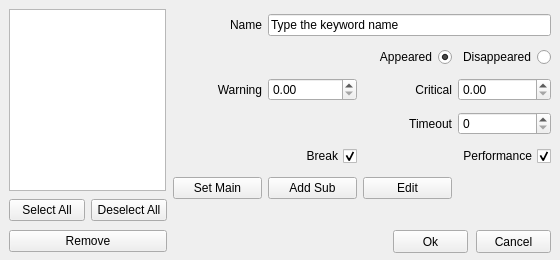
<?xml version="1.0" encoding="UTF-8"?>
<ui version="4.0">
 <class>Form</class>
 <widget class="QWidget" name="Form">
  <property name="geometry">
   <rect>
    <x>0</x>
    <y>0</y>
    <width>560</width>
    <height>260</height>
   </rect>
  </property>
  <property name="windowTitle">
   <string>Alyvix - Object Finder</string>
  </property>
  <widget class="QPushButton" name="pushButtonOk">
   <property name="geometry">
    <rect>
     <x>393</x>
     <y>230</y>
     <width>75</width>
     <height>23</height>
    </rect>
   </property>
   <property name="text">
    <string>Ok</string>
   </property>
  </widget>
  <widget class="QPushButton" name="pushButtonCancel">
   <property name="geometry">
    <rect>
     <x>476</x>
     <y>230</y>
     <width>75</width>
     <height>23</height>
    </rect>
   </property>
   <property name="text">
    <string>Cancel</string>
   </property>
  </widget>
  <widget class="QLabel" name="label_line">
   <property name="geometry">
    <rect>
     <x>76</x>
     <y>1027</y>
     <width>61</width>
     <height>21</height>
    </rect>
   </property>
   <property name="text">
    <string>Begin Line</string>
   </property>
   <property name="alignment">
    <set>Qt::AlignRight|Qt::AlignTrailing|Qt::AlignVCenter</set>
   </property>
  </widget>
  <widget class="QTextEdit" name="textEditCustomLines">
   <property name="geometry">
    <rect>
     <x>24</x>
     <y>853</y>
     <width>431</width>
     <height>160</height>
    </rect>
   </property>
   <property name="tabStopWidth">
    <number>80</number>
   </property>
   <property name="acceptRichText">
    <bool>false</bool>
   </property>
  </widget>
  <widget class="QSpinBox" name="spinBoxLine">
   <property name="geometry">
    <rect>
     <x>146</x>
     <y>1026</y>
     <width>121</width>
     <height>22</height>
    </rect>
   </property>
   <property name="minimum">
    <number>1</number>
   </property>
   <property name="maximum">
    <number>99999</number>
   </property>
  </widget>
  <widget class="QPushButton" name="pushButtonAddBlock">
   <property name="geometry">
    <rect>
     <x>276</x>
     <y>1026</y>
     <width>71</width>
     <height>23</height>
    </rect>
   </property>
   <property name="text">
    <string>Add Block</string>
   </property>
  </widget>
  <widget class="QPushButton" name="pushButtonRemoveBlock">
   <property name="geometry">
    <rect>
     <x>356</x>
     <y>1026</y>
     <width>91</width>
     <height>23</height>
    </rect>
   </property>
   <property name="text">
    <string>Remove Block</string>
   </property>
  </widget>
  <widget class="QListWidget" name="listWidgetBlocks">
   <property name="geometry">
    <rect>
     <x>464</x>
     <y>853</y>
     <width>81</width>
     <height>200</height>
    </rect>
   </property>
  </widget>
  <widget class="QWidget" name="widget_2" native="true">
   <property name="geometry">
    <rect>
     <x>177</x>
     <y>9000</y>
     <width>378</width>
     <height>82</height>
    </rect>
   </property>
   <widget class="QWidget" name="gridLayoutWidget_4">
    <property name="geometry">
     <rect>
      <x>2</x>
      <y>6</y>
      <width>282</width>
      <height>36</height>
     </rect>
    </property>
    <layout class="QGridLayout" name="gridLayout_4">
     <item row="0" column="2">
      <widget class="QPushButton" name="pushButtonEditObj_2">
       <property name="text">
        <string>Edit</string>
       </property>
      </widget>
     </item>
     <item row="0" column="0">
      <widget class="QPushButton" name="pushButtonSetMainObj_2">
       <property name="text">
        <string>Set Main</string>
       </property>
      </widget>
     </item>
     <item row="0" column="1">
      <widget class="QPushButton" name="pushButtonAddSubObj_2">
       <property name="text">
        <string>Add Sub</string>
       </property>
      </widget>
     </item>
    </layout>
   </widget>
  </widget>
  <widget class="QListWidget" name="listWidget">
   <property name="geometry">
    <rect>
     <x>9</x>
     <y>9</y>
     <width>157</width>
     <height>182</height>
    </rect>
   </property>
   <property name="selectionMode">
    <enum>QAbstractItemView::SingleSelection</enum>
   </property>
  </widget>
  <widget class="QWidget" name="widget" native="true">
   <property name="geometry">
    <rect>
     <x>173</x>
     <y>9</y>
     <width>379</width>
     <height>212</height>
    </rect>
   </property>
   <widget class="QWidget" name="gridLayoutWidget">
    <property name="geometry">
     <rect>
      <x>0</x>
      <y>0</y>
      <width>378</width>
      <height>195</height>
     </rect>
    </property>
    <layout class="QGridLayout" name="gridLayout">
     <item row="5" column="1">
      <widget class="QPushButton" name="pushButtonAddSubObj">
       <property name="text">
        <string>Add Sub</string>
       </property>
      </widget>
     </item>
     <item row="5" column="0">
      <widget class="QPushButton" name="pushButtonSetMainObj">
       <property name="text">
        <string>Set Main</string>
       </property>
      </widget>
     </item>
     <item row="5" column="2">
      <widget class="QPushButton" name="pushButtonEditObj">
       <property name="text">
        <string>Edit</string>
       </property>
      </widget>
     </item>
     <item row="2" column="1">
      <widget class="QDoubleSpinBox" name="doubleSpinBoxWarning">
       <property name="maximum">
        <double>9999.989999999999782</double>
       </property>
       <property name="singleStep">
        <double>1.000000000000000</double>
       </property>
      </widget>
     </item>
     <item row="3" column="2">
      <widget class="QLabel" name="timeout_label">
       <property name="text">
        <string>Timeout</string>
       </property>
       <property name="alignment">
        <set>Qt::AlignRight|Qt::AlignTrailing|Qt::AlignVCenter</set>
       </property>
      </widget>
     </item>
     <item row="2" column="2">
      <widget class="QLabel" name="labelCritical">
       <property name="text">
        <string>Critical</string>
       </property>
       <property name="alignment">
        <set>Qt::AlignRight|Qt::AlignTrailing|Qt::AlignVCenter</set>
       </property>
      </widget>
     </item>
     <item row="4" column="0" colspan="2">
      <widget class="QCheckBox" name="timeout_exception">
       <property name="layoutDirection">
        <enum>Qt::RightToLeft</enum>
       </property>
       <property name="text">
        <string>Break</string>
       </property>
       <property name="checked">
        <bool>true</bool>
       </property>
      </widget>
     </item>
     <item row="2" column="0">
      <widget class="QLabel" name="labelWarning">
       <property name="text">
        <string>Warning</string>
       </property>
       <property name="alignment">
        <set>Qt::AlignRight|Qt::AlignTrailing|Qt::AlignVCenter</set>
       </property>
      </widget>
     </item>
     <item row="2" column="3">
      <widget class="QDoubleSpinBox" name="doubleSpinBoxCritical">
       <property name="maximum">
        <double>9999.989999999999782</double>
       </property>
       <property name="singleStep">
        <double>1.000000000000000</double>
       </property>
      </widget>
     </item>
     <item row="1" column="3">
      <widget class="QRadioButton" name="wait_disapp_radio">
       <property name="layoutDirection">
        <enum>Qt::RightToLeft</enum>
       </property>
       <property name="text">
        <string>Disappeared</string>
       </property>
       <property name="checked">
        <bool>false</bool>
       </property>
       <attribute name="buttonGroup">
        <string notr="true">buttonGroup_5</string>
       </attribute>
      </widget>
     </item>
     <item row="4" column="2" colspan="2">
      <widget class="QCheckBox" name="checkBoxEnablePerformance">
       <property name="layoutDirection">
        <enum>Qt::RightToLeft</enum>
       </property>
       <property name="text">
        <string>Performance</string>
       </property>
       <property name="checked">
        <bool>true</bool>
       </property>
      </widget>
     </item>
     <item row="3" column="3">
      <widget class="QSpinBox" name="timeout_spinbox">
       <property name="maximum">
        <number>999999</number>
       </property>
      </widget>
     </item>
     <item row="0" column="1" colspan="3">
      <widget class="QLineEdit" name="namelineedit">
       <property name="text">
        <string>Type the keyword name</string>
       </property>
      </widget>
     </item>
     <item row="1" column="0" colspan="3">
      <widget class="QRadioButton" name="wait_radio">
       <property name="layoutDirection">
        <enum>Qt::RightToLeft</enum>
       </property>
       <property name="text">
        <string>Appeared</string>
       </property>
       <property name="checked">
        <bool>true</bool>
       </property>
       <attribute name="buttonGroup">
        <string notr="true">buttonGroup_5</string>
       </attribute>
      </widget>
     </item>
     <item row="0" column="0">
      <widget class="QLabel" name="labelName">
       <property name="layoutDirection">
        <enum>Qt::LeftToRight</enum>
       </property>
       <property name="text">
        <string>Name</string>
       </property>
       <property name="alignment">
        <set>Qt::AlignRight|Qt::AlignTrailing|Qt::AlignVCenter</set>
       </property>
      </widget>
     </item>
    </layout>
   </widget>
  </widget>
  <widget class="QLabel" name="roi_x_label">
   <property name="geometry">
    <rect>
     <x>111</x>
     <y>10000</y>
     <width>89</width>
     <height>20</height>
    </rect>
   </property>
   <property name="text">
    <string>Roi X</string>
   </property>
   <property name="alignment">
    <set>Qt::AlignRight|Qt::AlignTrailing|Qt::AlignVCenter</set>
   </property>
  </widget>
  <widget class="QSpinBox" name="roi_x_spinbox">
   <property name="geometry">
    <rect>
     <x>206</x>
     <y>10000</y>
     <width>89</width>
     <height>20</height>
    </rect>
   </property>
   <property name="minimum">
    <number>-9999</number>
   </property>
   <property name="maximum">
    <number>9999</number>
   </property>
  </widget>
  <widget class="QSpinBox" name="roi_width_spinbox">
   <property name="geometry">
    <rect>
     <x>206</x>
     <y>10000</y>
     <width>89</width>
     <height>20</height>
    </rect>
   </property>
   <property name="maximum">
    <number>9999</number>
   </property>
  </widget>
  <widget class="QSpinBox" name="roi_height_spinbox">
   <property name="geometry">
    <rect>
     <x>396</x>
     <y>10000</y>
     <width>89</width>
     <height>20</height>
    </rect>
   </property>
   <property name="maximum">
    <number>9999</number>
   </property>
  </widget>
  <widget class="QLabel" name="roi_y_label">
   <property name="geometry">
    <rect>
     <x>301</x>
     <y>10000</y>
     <width>89</width>
     <height>20</height>
    </rect>
   </property>
   <property name="text">
    <string>Roi Y</string>
   </property>
   <property name="alignment">
    <set>Qt::AlignRight|Qt::AlignTrailing|Qt::AlignVCenter</set>
   </property>
  </widget>
  <widget class="QLabel" name="roi_width_label">
   <property name="geometry">
    <rect>
     <x>111</x>
     <y>10000</y>
     <width>89</width>
     <height>20</height>
    </rect>
   </property>
   <property name="text">
    <string>Roi Width</string>
   </property>
   <property name="alignment">
    <set>Qt::AlignRight|Qt::AlignTrailing|Qt::AlignVCenter</set>
   </property>
  </widget>
  <widget class="QLabel" name="roi_height_label">
   <property name="geometry">
    <rect>
     <x>301</x>
     <y>10000</y>
     <width>89</width>
     <height>20</height>
    </rect>
   </property>
   <property name="text">
    <string>Roi Height</string>
   </property>
   <property name="alignment">
    <set>Qt::AlignRight|Qt::AlignTrailing|Qt::AlignVCenter</set>
   </property>
  </widget>
  <widget class="QSpinBox" name="roi_y_spinbox">
   <property name="geometry">
    <rect>
     <x>396</x>
     <y>10000</y>
     <width>89</width>
     <height>20</height>
    </rect>
   </property>
   <property name="minimum">
    <number>-9999</number>
   </property>
   <property name="maximum">
    <number>9999</number>
   </property>
  </widget>
  <widget class="QLabel" name="labelArgs">
   <property name="geometry">
    <rect>
     <x>121</x>
     <y>10000</y>
     <width>90</width>
     <height>20</height>
    </rect>
   </property>
   <property name="text">
    <string>Arguments</string>
   </property>
   <property name="alignment">
    <set>Qt::AlignRight|Qt::AlignTrailing|Qt::AlignVCenter</set>
   </property>
  </widget>
  <widget class="QSpinBox" name="spinBoxArgs">
   <property name="geometry">
    <rect>
     <x>217</x>
     <y>10000</y>
     <width>89</width>
     <height>20</height>
    </rect>
   </property>
  </widget>
  <widget class="QRadioButton" name="find_radio">
   <property name="geometry">
    <rect>
     <x>82</x>
     <y>8900</y>
     <width>89</width>
     <height>17</height>
    </rect>
   </property>
   <property name="layoutDirection">
    <enum>Qt::RightToLeft</enum>
   </property>
   <property name="text">
    <string>Find</string>
   </property>
   <attribute name="buttonGroup">
    <string notr="true">buttonGroup_5</string>
   </attribute>
  </widget>
  <widget class="QWidget" name="gridLayoutWidget_3">
   <property name="geometry">
    <rect>
     <x>9</x>
     <y>196</y>
     <width>158</width>
     <height>61</height>
    </rect>
   </property>
   <layout class="QGridLayout" name="gridLayout_3">
    <item row="0" column="0">
     <widget class="QPushButton" name="pushButtonSelAll">
      <property name="text">
       <string>Select All</string>
      </property>
     </widget>
    </item>
    <item row="0" column="1">
     <widget class="QPushButton" name="pushButtonDesAll">
      <property name="text">
       <string>Deselect All</string>
      </property>
     </widget>
    </item>
    <item row="1" column="0" colspan="2">
     <widget class="QPushButton" name="pushButtonDelete">
      <property name="text">
       <string>Remove</string>
      </property>
     </widget>
    </item>
   </layout>
  </widget>
 </widget>
 <resources/>
 <connections/>
 <buttongroups>
  <buttongroup name="buttonGroup_5"/>
 </buttongroups>
</ui>
